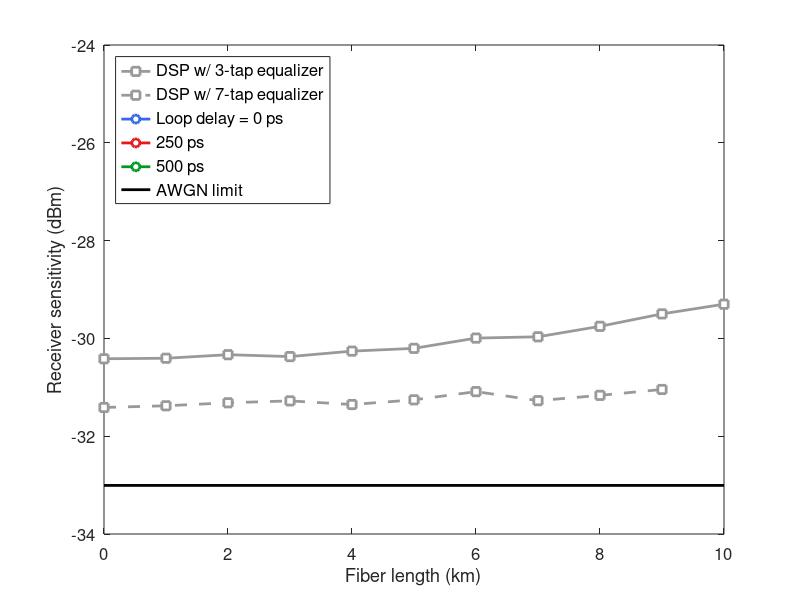

Source code (MATLAB):
%% Process data saved by QPSK_BER_qsub.m
clear, clc, close all

addpath ../f/
addpath ../DSP/
addpath ../../f/
addpath ../../apd/
addpath ../../soa/

BERtarget = 1.8e-4;
Modulator = 'SiPhotonics';
ModBW = 40;
CPRtype = {'Costas', 'Logic'};
linewidth = 200;
ideal= [1 1 1];
Delay = [0 250 500];

LineStyle = {'-', '--'};
Marker = {'o', 'o', 'v'};
Color = {[51, 105, 232]/255, [228,26,28]/255, [0,153,37]/255, [255,127,0]/255,...
            [152,78,163]/255, [166,86,40]/255, [153,153,155]/255, [77,175,74]/255, [0,0,0]};  
Lspan = 0:10;
figure(1), hold on, box on
count = 1;
for ind1 = 1:length(CPRtype)
    for i = 1:length(ideal)
        Prec = zeros(size(Lspan));
        for k = 1:length(Lspan)
             filename = sprintf('Analog_QPSK_BER_%s_%s_L=%dkm_%s_BW=%dGHz_linewidth=%dkHz_ideal=%d_delay=%dps',...
                'EPLL', CPRtype{ind1}, Lspan(k), Modulator, ModBW, linewidth, ideal(i), Delay(i));

            try 
                S = load(filename);

                lber = log10(S.BER.count);
                valid = ~(isinf(lber) | isnan(lber)) & lber > -4.5;
                try
                    Pval = S.Tx.PlaunchdBm(valid).';
                    lber_valid = lber(valid);
                    [~, ia] = unique(lber_valid);
                    lber_unique = lber_valid(ia).';
                    Punique = Pval(ia);
                    f = fit(lber_unique, Punique, 'linearinterp');
                    Prec(k) = f(log10(BERtarget));
                catch e
                    warning(e.message)
                    Prec(k) = NaN;
                    lber(valid)
                end 

                lber_theory = log10(S.BER.theory(valid));
                Prec_theory(k) = interp1(lber_theory, S.Tx.PlaunchdBm(valid), log10(BERtarget));

                figure(2), box on, hold on
                h = plot(S.Tx.PlaunchdBm, lber, '-o');
                plot(Prec(k), log10(BERtarget), '*', 'Color', get(h, 'Color'), 'MarkerSize', 6)
                plot(S.Tx.PlaunchdBm(valid), lber_theory, 'k')
                axis([S.Tx.PlaunchdBm([1 end]) -8 0])
            catch e
                warning(e.message)
                Prec(k) = NaN;
                Prec_theory(k) = NaN;
                filename
            end
        end
        Prec_qpsk_theory =  Prec_theory;
        Prec_qpsk_count{i} = Prec;

        figure(1), hold on
        hline(count) = plot(Lspan, Prec, 'Color', Color{i}, 'LineStyle', LineStyle{ind1}, 'Marker', Marker{ind1}, 'LineWidth', 2, 'MarkerFaceColor', 'w');
        count = count + 1;
        drawnow
    end
end

hline(end+1) = plot(Lspan, Prec_theory, 'k', 'LineWidth', 2);
xlabel('Fiber length (km)', 'FontSize', 12)
ylabel('Receiver sensitivity (dBm)', 'FontSize', 12)
set(gca, 'FontSize', 12)

axis([0 10 -34 -24])
% axis([0 10 -33 -27])
% legend(hline, 'DPLL', 'FIR Feedforward w/ 15 taps')

Preq_QPSK_eq3taps_4ENOB = [-30.4164745074869,-30.4058273271944,-30.3330441704541,-30.3715741109382,-30.2602322104346,-30.2036180718854,-29.9936936068042,-29.9671004192639,-29.7529982889092,-29.4985634102842,-29.3006527908808];
Preq_QPSK_eq7taps_4ENOB = [-31.4125107114068,-31.3779270998451,-31.3164488824664,-31.2780039701913,-31.3520527618346,-31.2563675630953,-31.0883355328784,-31.2731071351150,-31.1648786133992,-31.0440648321642, NaN];  
Preq_QPSK_theory = [-33.0063808502409,-33.0063808502409,-33.0063808502409,-33.0063808502409,-33.0063808502409,-33.0063808502409,-33.0063808502409,-33.0063808502409,-33.0063808502409,-33.0063808502409,-33.0063808502409];

h1 = plot(Lspan, Preq_QPSK_eq3taps_4ENOB, 'Color', [153,153,155]/255, 'LineStyle', '-', 'Marker', 's', 'LineWidth', 2, 'MarkerFaceColor', 'w');
h2 = plot(Lspan, Preq_QPSK_eq7taps_4ENOB, 'Color', [153,153,155]/255, 'LineStyle', '--', 'Marker', 's', 'LineWidth', 2, 'MarkerFaceColor', 'w');
h3 = plot(Lspan, Preq_QPSK_theory, 'k', 'LineWidth', 2)
hline = [h1 h2 hline(1:3) h3];
leg = legend(hline, 'DSP w/ 3-tap equalizer', 'DSP w/ 7-tap equalizer', 'Loop delay = 0 ps', '250 ps', '500 ps', 'AWGN limit', 'Location', 'NorthWest');
set(leg, 'FontSize', 12)